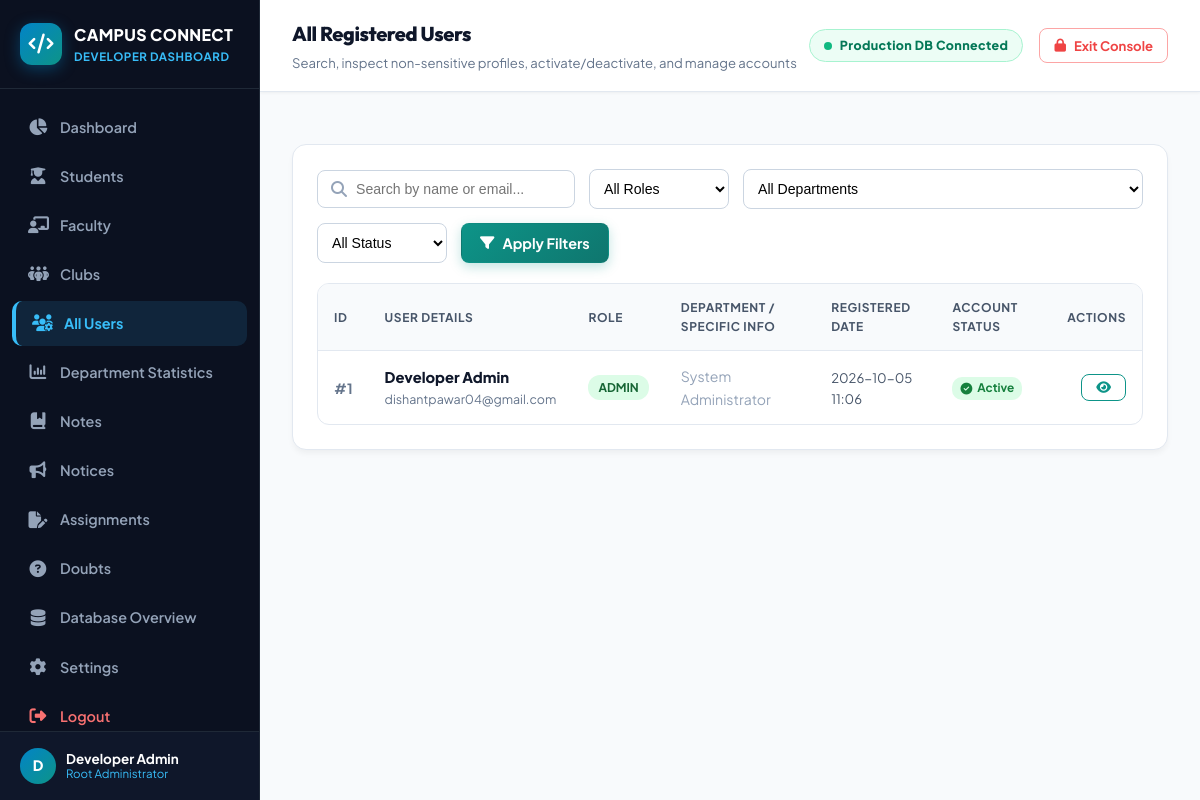
/admin/users (signed in), run on an earlier commit of the app's database.
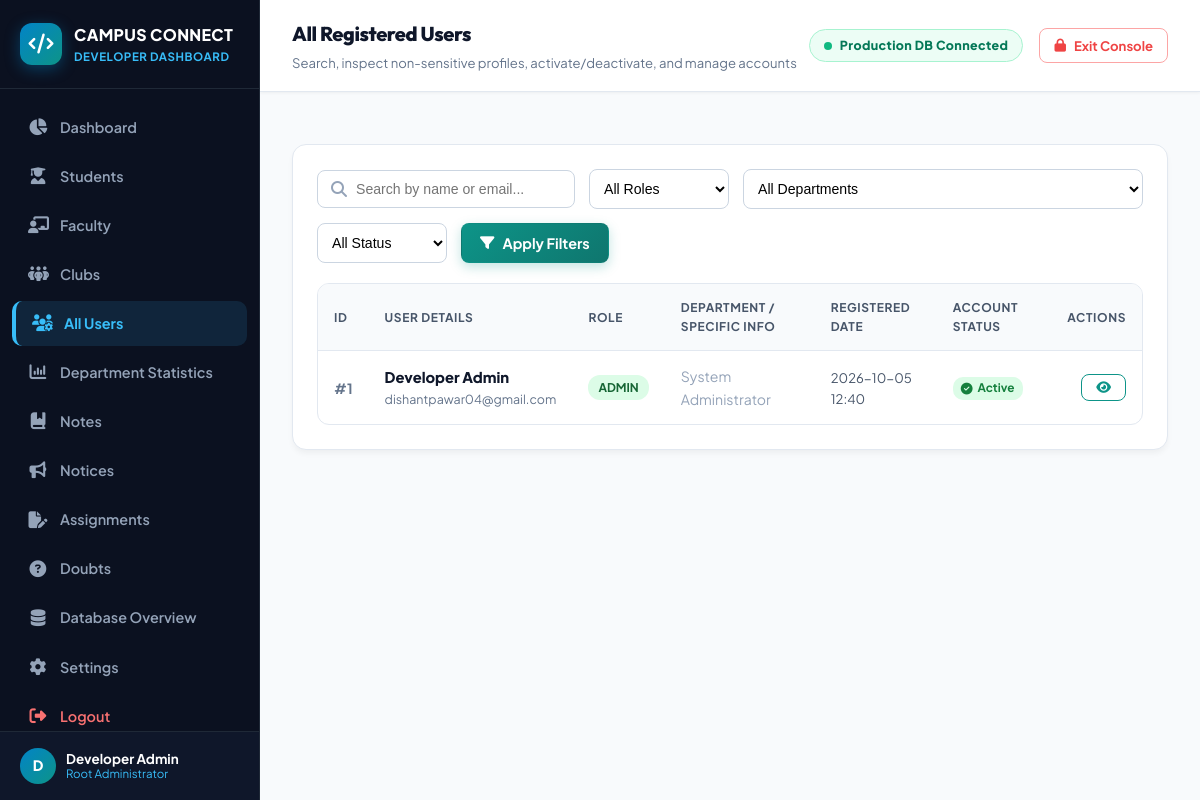
And on a later commit of the database.
### models.py (models this page shows, shortened)
class User(db.Model):
    __tablename__ = 'users'
    id = db.Column(db.Integer, primary_key=True)
    email = db.Column(db.String(120), nullable=False, unique=True)
    password_hash = db.Column(db.String(255), nullable=False)
    full_name = db.Column(db.String(100), nullable=False)
    role = db.Column(db.String(20), nullable=False) # 'student', 'faculty', 'club'
    is_active = db.Column(db.Boolean, default=True, nullable=False)
    created_at = db.Column(db.DateTime, default=datetime.utcnow)
    updated_at = db.Column(db.DateTime, default=datetime.utcnow, onupdate=datetime.utcnow)
    student_profile = db.relationship('Student', backref='user', uselist=False, cascade="all, delete-orphan")
    faculty_profile = db.relationship('Faculty', backref='user', uselist=False, cascade="all, delete-orphan")
    club_profile = db.relationship('Club', backref='user', uselist=False, cascade="all, delete-orphan")
    notes_uploaded = db.relationship('Note', backref='uploader', lazy=True)

### routes/admin.py (the view, shortened to what this page needs)
@admin_bp.route('/users')
@admin_required
def users():
    search_q = request.args.get('q', '').strip()
    role_filter = request.args.get('role', 'all').strip()
    dept_filter = request.args.get('department_id', 'all').strip()
    status_filter = request.args.get('status', 'all').strip()
    sort_by = request.args.get('sort', 'newest').strip()
    page = request.args.get('page', 1, type=int)
    per_page = 15
    query = User.query
    if search_q:
        query = query.filter(
            (User.full_name.ilike(f'%{search_q}%')) |
            (User.email.ilike(f'%{search_q}%'))
        )
    if role_filter and role_filter != 'all':
        query = query.filter(User.role == role_filter)
    if status_filter == 'active':
        query = query.filter(User.is_active == True)
    elif status_filter == 'inactive':
        query = query.filter(User.is_active == False)
    if sort_by == 'oldest':
        query = query.order_by(User.created_at.asc())
    else:
        query = query.order_by(User.created_at.desc())
    pagination = query.paginate(page=page, per_page=per_page, error_out=False)
    users_list = pagination.items
    departments = Department.query.all()
    return render_template(
        'admin/users.html',
        users=users_list,
        pagination=pagination,
        search_q=search_q,
        role_filter=role_filter,
        dept_filter=dept_filter,
        status_filter=status_filter,
        sort_by=sort_by,
        departments=departments
    )

### templates/admin/users.html (shortened to what this page needs)
{% extends "admin/base.html" %}
{% block page_heading %}All Registered Users{% endblock %}
{% block page_subheading %}Search, inspect non-sensitive profiles, activate/deactivate, and manage accounts{% endblock %}
{% block content %}
<div class="admin-card">
    <form method="GET" action="{{ url_for('admin.users') }}" style="display: flex; flex-wrap: wrap; gap: 14px; align-items: center; margin-bottom: 20px;">
        <div style="flex: 1; min-width: 240px; position: relative;">
            <i class="fa-solid fa-magnifying-glass" style="position: absolute; left: 14px; top: 50%; transform: translateY(-50%); color: #94a3b8;"></i>
            <input type="text" name="q" value="{{ search_q }}" placeholder="Search by name or email..."
                   style="width: 100%; padding: 10px 14px 10px 38px; border: 1px solid #cbd5e1; border-radius: 8px; font-size: 0.88rem; outline: none;">
        </div>
        <div style="min-width: 140px;">
            <select name="role" style="width: 100%; padding: 10px; border: 1px solid #cbd5e1; border-radius: 8px; font-size: 0.88rem; outline: none; background: white;">
                <option value="all" {% if role_filter == 'all' %}selected{% endif %}>All Roles</option>
            </select>
        </div>
        <div style="min-width: 160px;">
            <select name="department_id" style="width: 100%; padding: 10px; border: 1px solid #cbd5e1; border-radius: 8px; font-size: 0.88rem; outline: none; background: white;">
                <option value="all" {% if dept_filter == 'all' %}selected{% endif %}>All Departments</option>
            </select>
        </div>
        <div style="min-width: 130px;">
            <select name="status" style="width: 100%; padding: 10px; border: 1px solid #cbd5e1; border-radius: 8px; font-size: 0.88rem; outline: none; background: white;">
                <option value="all" {% if status_filter == 'all' %}selected{% endif %}>All Status</option>
            </select>
        </div>
        <button type="submit" class="btn btn-primary" style="padding: 10px 18px; border-radius: 8px; font-weight: 700;">
            <i class="fa-solid fa-filter"></i> Apply Filters
        </button>
    </form>
    <div class="table-responsive">
        <table class="admin-table">
            <thead>
                <tr>
                    <th>ID</th>
                    <th>User Details</th>
                    <th>Role</th>
                    <th>Department / Specific Info</th>
                    <th>Registered Date</th>
                    <th>Account Status</th>
                    <th style="text-align: right;">Actions</th>
                </tr>
            </thead>
            <tbody>
                {% for u in users %}
                <tr>
                    <td style="font-weight: 700; color: #64748b;">#{{ u.id }}</td>
                    <td>
                        <div style="font-weight: 800; color: #0f172a; font-size: 0.92rem;">{{ u.full_name }}</div>
                        <div style="font-size: 0.78rem; color: #64748b;">{{ u.email }}</div>
                    </td>
                    <td>
                        <span class="role-pill role-{{ u.role }}">{{ u.role }}</span>
                    </td>
                    <td>
                        {% if u.role == 'student' and u.student_profile %}
                            <div style="font-weight: 700; color: #1e293b;">{{ u.student_profile.department.code }}</div>
                            <div style="font-size: 0.75rem; color: #64748b;">{{ u.student_profile.academic_year }} {% if u.student_profile.roll_number %}| Roll: {{ u.student_profile.roll_number }}{% endif %}</div>
                        {% elif u.role == 'faculty' and u.faculty_profile %}
                            <div style="font-weight: 700; color: #1e293b;">{{ u.faculty_profile.department.code }}</div>
                            <div style="font-size: 0.75rem; color: #64748b;">{{ u.faculty_profile.designation }}</div>
                        {% elif u.role == 'club' and u.club_profile %}
                            <div style="font-weight: 700; color: #1e293b;">{{ u.club_profile.name }}</div>
                            <div style="font-size: 0.75rem; color: #64748b;">Cat: {{ u.club_profile.category }}</div>
                        {% else %}
                            <span style="color: #94a3b8;">System Administrator</span>
                        {% endif %}
                    </td>
                    <td>
                        <div style="font-size: 0.82rem; color: #475569;">
                            {{ u.created_at.strftime('%Y-%m-%d %H:%M') if u.created_at else 'Earlier' }}
                        </div>
                    </td>
                    <td>
                        {% if u.is_active is not defined or u.is_active %}
                            <span class="status-badge status-active"><i class="fa-solid fa-circle-check"></i> Active</span>
                        {% else %}
                            <span class="status-badge status-inactive"><i class="fa-solid fa-circle-xmark"></i> Inactive</span>
                        {% endif %}
                    </td>
                    <td style="text-align: right;">
                        <div style="display: flex; gap: 6px; justify-content: flex-end; align-items: center;">
                            <button type="button" class="btn btn-outline btn-sm" onclick="openProfileModal('{{ u.id }}', '{{ u.full_name | escape }}', '{{ u.email | escape }}', '{{ u.role }}', '{{ u.created_at.strftime('%Y-%m-%d %H:%M') if u.created_at else 'N/A' }}', '{{ u.is_active if u.is_active is defined else True }}')" title="View Non-Sensitive Profile">
                                <i class="fa-solid fa-eye"></i>
                            </button>
                        </div>
                    </td>
                </tr>
                {% else %}
                <tr>
                    <td colspan="7" style="text-align: center; color: #64748b; padding: 32px;">No matching registered users found in the database.</td>
                </tr>
                {% endfor %}
            </tbody>
        </table>
    </div>
</div>
{% endblock %}

### templates/admin/base.html (shortened to what this page needs)
<!DOCTYPE html>
<html lang="en">
<head>
    <link rel="stylesheet" href="https://cdnjs.cloudflare.com/ajax/libs/font-awesome/6.4.0/css/all.min.css">
    <link rel="stylesheet" href="{{ url_for('static', filename='css/style.css') }}">
</head>
<body>
    {% if session.get('admin_logged_in') %}
    <div class="admin-layout">
        <aside class="admin-sidebar">
            <div class="admin-sidebar-header">
                <div class="admin-brand-icon">
                    <i class="fa-solid fa-code"></i>
                </div>
                <div>
                    <div style="font-size: 1rem; font-weight: 800; color: white; letter-spacing: 0.02em;">CAMPUS CONNECT</div>
                    <div style="font-size: 0.72rem; color: #38bdf8; font-weight: 700; text-transform: uppercase; letter-spacing: 0.05em;">Developer Dashboard</div>
                </div>
            </div>
            <nav class="admin-sidebar-nav">
                <a href="{{ url_for('admin.dashboard') }}" class="admin-nav-item {% if request.endpoint == 'admin.dashboard' %}active{% endif %}">
                    <i class="fa-solid fa-chart-pie"></i>
                    <span>Dashboard</span>
                </a>
                <a href="{{ url_for('admin.students') }}" class="admin-nav-item {% if request.endpoint == 'admin.students' %}active{% endif %}">
                    <i class="fa-solid fa-user-graduate"></i>
                    <span>Students</span>
                </a>
                <a href="{{ url_for('admin.faculty') }}" class="admin-nav-item {% if request.endpoint == 'admin.faculty' %}active{% endif %}">
                    <i class="fa-solid fa-chalkboard-user"></i>
                    <span>Faculty</span>
                </a>
                <a href="{{ url_for('admin.clubs') }}" class="admin-nav-item {% if request.endpoint == 'admin.clubs' %}active{% endif %}">
                    <i class="fa-solid fa-people-group"></i>
                    <span>Clubs</span>
                </a>
                <a href="{{ url_for('admin.users') }}" class="admin-nav-item {% if request.endpoint == 'admin.users' %}active{% endif %}">
                    <i class="fa-solid fa-users-gear"></i>
                    <span>All Users</span>
                </a>
                <a href="{{ url_for('admin.departments') }}" class="admin-nav-item {% if request.endpoint in ['admin.departments', 'admin.department_statistics'] %}active{% endif %}">
                    <i class="fa-solid fa-chart-column"></i>
                    <span>Department Statistics</span>
                </a>
                <a href="{{ url_for('admin.notes') }}" class="admin-nav-item {% if request.endpoint == 'admin.notes' %}active{% endif %}">
                    <i class="fa-solid fa-book-bookmark"></i>
                    <span>Notes</span>
                </a>
                <a href="{{ url_for('admin.notices') }}" class="admin-nav-item {% if request.endpoint == 'admin.notices' %}active{% endif %}">
                    <i class="fa-solid fa-bullhorn"></i>
                    <span>Notices</span>
                </a>
                <a href="{{ url_for('admin.assignments') }}" class="admin-nav-item {% if request.endpoint == 'admin.assignments' %}active{% endif %}">
                    <i class="fa-solid fa-file-pen"></i>
                    <span>Assignments</span>
                </a>
                <a href="{{ url_for('admin.doubts') }}" class="admin-nav-item {% if request.endpoint == 'admin.doubts' %}active{% endif %}">
                    <i class="fa-solid fa-circle-question"></i>
                    <span>Doubts</span>
                </a>
                <a href="{{ url_for('admin.database_overview') }}" class="admin-nav-item {% if request.endpoint in ['admin.database_overview', 'admin.system'] %}active{% endif %}">
                    <i class="fa-solid fa-database"></i>
                    <span>Database Overview</span>
                </a>
                <a href="{{ url_for('admin.settings') }}" class="admin-nav-item {% if request.endpoint == 'admin.settings' %}active{% endif %}">
                    <i class="fa-solid fa-gear"></i>
                    <span>Settings</span>
                </a>
                <a href="{{ url_for('admin.logout') }}" class="admin-nav-item" style="color: #f87171; margin-top: auto;">
                    <i class="fa-solid fa-right-from-bracket"></i>
                    <span>Logout</span>
                </a>
            </nav>
            <div class="admin-user-card">
                <div style="display: flex; align-items: center; gap: 10px;">
                    <div style="width: 36px; height: 36px; background: linear-gradient(135deg, #0284c7, #0d9488); color: white; border-radius: 50%; display: flex; align-items: center; justify-content: center; font-weight: 800; font-size: 0.9rem;">
                        {{ session.get('user_name', 'A')[0] | upper }}
                    </div>
                    <div style="line-height: 1.2;">
                        <div style="font-size: 0.84rem; font-weight: 700; color: white;">{{ session.get('user_name', 'Developer Admin') }}</div>
                        <div style="font-size: 0.72rem; color: #38bdf8;">Root Administrator</div>
                    </div>
                </div>
            </div>
        </aside>
        <div style="display: flex; flex-direction: column; width: 100%; min-width: 0;">
            <header class="admin-top-header">
                <div>
                    <h2 style="font-size: 1.25rem; font-weight: 800; color: #0f172a; margin: 0;">{% block page_heading %}Developer Admin Dashboard{% endblock %}</h2>
                    <p style="font-size: 0.82rem; color: #64748b; margin-top: 2px;">{% block page_subheading %}Real Production Database Management & Telemetry{% endblock %}</p>
                </div>
                <div style="display: flex; align-items: center; gap: 16px;">
                    <span class="admin-badge-live">
                        <span class="pulse-dot"></span> Production DB Connected
                    </span>
                    <a href="{{ url_for('admin.logout') }}" class="btn btn-outline btn-sm" style="color: #ef4444; border-color: #fca5a5;">
                        <i class="fa-solid fa-lock"></i> Exit Console
                    </a>
                </div>
            </header>
            <main style="padding: 28px 32px; flex: 1;">
                {% block content %}{% endblock %}
            </main>
        </div>
    </div>
    {% endif %}
</body>
</html>

What changed in the data, as far as the page shows it:
changed User "Developer Admin": created_at "2026-10-05 11:06" → "2026-10-05 12:40"
